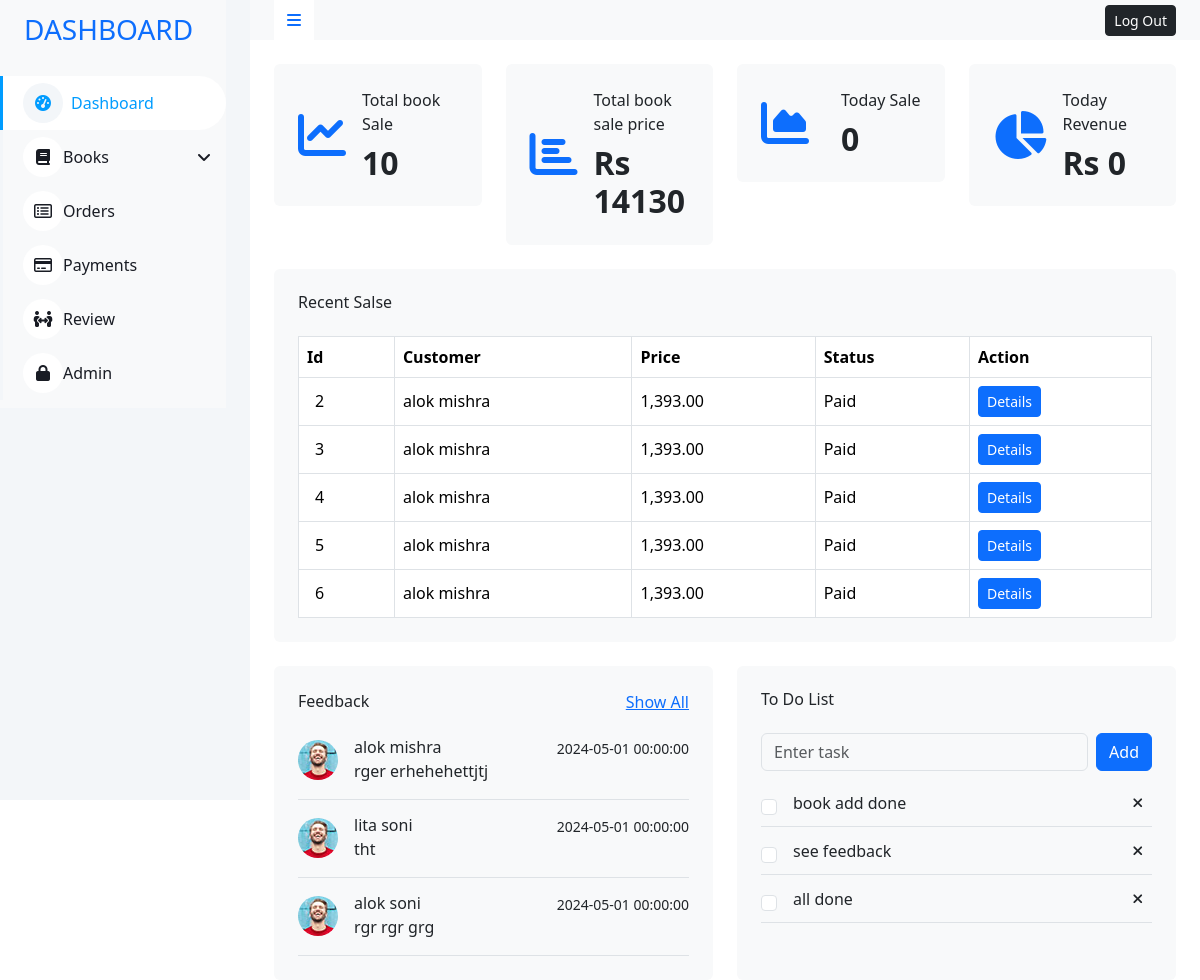
Page /admin/admin_dashboard.php (signed in) on the committed database.
### tables this page shows
CREATE TABLE `orders` (
  `o_id` int(255) NOT NULL,
  `quantity` int(255) NOT NULL,
  `total_price` varchar(255) NOT NULL,
  `c_id` int(255) NOT NULL,
  `order_bid` longtext NOT NULL CHECK (json_valid(`order_bid`)),
  `pay_id` int(255) NOT NULL,
  `ship_id` int(11) NOT NULL,
  `date` timestamp NOT NULL DEFAULT current_timestamp() ON UPDATE current_timestamp()
);

CREATE TABLE `payments` (
  `pay_id` int(255) NOT NULL,
  `status` int(11) NOT NULL,
  `c_id` int(11) NOT NULL,
  `date` timestamp NOT NULL DEFAULT current_timestamp() ON UPDATE current_timestamp()
);

CREATE TABLE `customers` (
  `c_id` int(255) NOT NULL,
  `name` varchar(255) NOT NULL,
  `phone` varchar(255) NOT NULL,
  `email` varchar(255) NOT NULL,
  `address` varchar(255) NOT NULL
);

CREATE TABLE `review` (
  `r_id` int(255) NOT NULL,
  `c_id` int(255) NOT NULL,
  `feedback` varchar(255) NOT NULL,
  `rating` varchar(5) NOT NULL,
  `time` datetime NOT NULL DEFAULT current_timestamp() ON UPDATE current_timestamp()
);

CREATE TABLE `task` (
  `t_id` int(11) NOT NULL,
  `task` varchar(255) NOT NULL
);

### db/function.php (called while the page is built, shortened)
<?php
function db_connect()
{
    $servername = "localhost";
    $username = "root";
    $password = "";
    $dbname = "onlinesell";
    $conn = new mysqli($servername, $username, $password, $dbname);
    return $conn;
}
function getdashboardPaymentDetails()
{
    $conn = db_connect();
    $sql = "SELECT py.pay_id as id , o.total_price as price , py.status as status , c.name as name, c.phone as phone, c.address as address
   FROM payments py
   JOIN customers c
   ON py.c_id = c.c_id
   JOIN orders o
   ON py.pay_id = o.pay_id
   LIMIT 5";
    $result = mysqli_query($conn, $sql);
    return $result;
}
function totalbookorder()
{
    $conn = db_connect();
    $sql = "SELECT COUNT(*) as count FROM orders";
    $count = mysqli_query($conn, $sql);
    return $count;
}
function totalbooksaleprice()
{
    $conn = db_connect();
    $sql = "SELECT total_price FROM orders";
    $result = mysqli_query($conn, $sql);
    $sumPrice = 0;
    if ($result) {
        while ($row = mysqli_fetch_assoc($result)) {
            $cleanedPrice = str_replace(',', '', $row['total_price']);
            $floatPrice = (float) $cleanedPrice;
            $sumPrice += $floatPrice;
        }
    }
    return $sumPrice;
}
function currentSale()
{
    $conn = db_connect();
    $currentDate = date("Y-m-d");
    $sql = "SELECT COUNT(*) AS count FROM orders WHERE DATE(date) = '$currentDate'";
    $result = mysqli_query($conn, $sql);
    $row = mysqli_fetch_assoc($result);
    $count = $row['count'];
    return $count;
}
function currentPriceSale()
{
    $conn = db_connect();
    $currentDate = date("Y-m-d");
    $sql = "SELECT total_price as currentprice FROM orders WHERE DATE(date) = '$currentDate'";
    $result = mysqli_query($conn, $sql);
    $sumPrice = 0;
    return $sumPrice;
}
function getAlldashboarReview()
{
    $conn = db_connect();
    $sql = "SELECT r.feedback as feedback, c.name as name, r.time as date
            FROM review r
            JOIN customers c
            ON r.c_id = c.c_id
            LIMIT 4";
    $result = mysqli_query($conn, $sql);
    return $result;
}
function dasboardTask()
{
    $conn = db_connect();
    $sql = "SELECT * from task";
    $result = mysqli_query($conn, $sql);
    return $result;
}

### admin/admin_dashboard.php (the view, shortened to what this page needs)
<?php
require_once("template/header.php");
require_once("../db/function.php");
$conn = db_connect();
if (!isset($_SESSION["admin"]) && $_SESSION["admin"] != "admin_open") {
    echo ' <div class="d-flex justify-content-center align-items-center" style="height:100vh">
    <div class="alert alert-danger d-flex flex-column  " role="alert">
      <p class="text-center">You not permited access this page.....</p>
      <a class="btn btn-danger text-center" href="./">Go Back >>>> </a>
   </div>
   </div>';
} else {
?>
    <section class="container-fluid position-relative bg-white d-flex p-0">
        <?php include("template/admin_sidebar.php") ?>
        <div class="content">
            <nav class="navbar navbar-expand bg-light navbar-light sticky-top px-4 py-0">
                <a href="#" class="sidebar-toggler flex-shrink-0 text-decoration-none">
                    <i class="fa fa-bars"></i>
                </a>
                <div class="navbar-nav align-items-center ms-auto">
                    <div class="nav-item dropdown">
                        <a href="logout.php">
                            <span class="btn btn-dark btn-sm d-none d-lg-inline-flex">Log Out</span>
                        </a>
                    </div>
                </div>
            </nav>
            <div class="container-fluid pt-4 px-4">
                <div class="row g-4">
                    <div class="col-sm-6 col-xl-3">
                        <div class="bg-light rounded d-flex align-items-center justify-content-between p-4">
                            <i class="fa fa-chart-line fa-3x text-primary"></i>
                            <div class="ms-3">
                                <p class="mb-2">Total book Sale</p>
                                <?php
                                $result = totalbookorder();
                                $row = mysqli_fetch_assoc($result);
                                $count = $row['count'];
                                ?>
                                <h2 class="mb-0 fw-bold"><?php echo $count; ?></h2>
                            </div>
                        </div>
                    </div>
                    <div class="col-sm-6 col-xl-3">
                        <div class="bg-light rounded d-flex align-items-center justify-content-between p-4">
                            <i class="fa fa-chart-bar fa-3x text-primary"></i>
                            <div class="ms-3">
                                <p class="mb-2">Total book sale price</p>
                                <?php
                                $tolprice = totalbooksaleprice();
                                ?>
                                <h2 class="mb-0 fw-bold"><span>Rs </span><span><?php echo $tolprice; ?></span></h2>
                            </div>
                        </div>
                    </div>
                    <div class="col-sm-6 col-xl-3">
                        <div class="bg-light rounded d-flex align-items-center justify-content-between p-4">
                            <i class="fa fa-chart-area fa-3x text-primary"></i>
                            <div class="ms-3">
                                <p class="mb-2">Today Sale</p>
                                <h2 class="mb-0 fw-bold">
                                    <span>
                                        <?php
                                        $caurrentsale = currentSale();
                                        echo $caurrentsale;
                                        ?>
                                    </span>
                                </h2>
                            </div>
                        </div>
                    </div>
                    <div class="col-sm-6 col-xl-3">
                        <div class="bg-light rounded d-flex align-items-center justify-content-between p-4">
                            <i class="fa fa-chart-pie fa-3x text-primary"></i>
                            <div class="ms-3">
                                <?php
                                $currtolprice = currentPriceSale();
                                ?>
                                <p class="mb-2">Today Revenue</p>
                                <h2 class="mb-0 fw-bold"><span>Rs </span><span><?php echo $currtolprice ?></span></h2>
                            </div>
                        </div>
                    </div>
                </div>
            </div>
            <div class="container-fluid pt-4 px-4">
                <div class="bg-light text-center rounded p-4">
                    <div class="d-flex align-items-center justify-content-between mb-4">
                        <h6 class="mb-0">Recent Salse</h6>
                    </div>
                    <div class="tab-contain">
                        <div class="table-responsive">
                            <table class="table text-start align-middle table-bordered table-hover mb-0">
                                <thead>
                                    <tr class="text-dark">
                                        <th scope="col">Id</th>
                                        <th scope="col">Customer</th>
                                        <th scope="col">Price</th>
                                        <th scope="col">Status</th>
                                        <th scope="col">Action</th>
                                    </tr>
                                </thead>
                                <tbody>
                                    <?php
                                    $result = getdashboardPaymentDetails();
                                    if ($result) {
                                        while ($row = mysqli_fetch_assoc($result)) {
                                            $id = $row['id'];
                                            $cname = $row['name'];
                                            $price = $row['price'];
                                            $status = $row['status'];
                                    ?>
                                            <tr>
                                                <td> <span class="mx-2"><?php echo $id ?></span></td>
                                                <td><?php echo $cname ?></td>
                                                <td> <?php echo $price ?></td>
                                                <td>
                                                    <?php echo $status == 1 ? "Paid" : "Pending" ?>
                                                </td>
                                                <td>
                                                    <form action="orders.php" method="POST">
                                                        <button class="btn btn-primary btn-sm" type="submit">Details</button>
                                                    </form>
                                                </td>
                                            </tr>
                                    <?php
                                        }
                                    } else {
                                        echo "Error: " . mysqli_error($conn);
                                    }
                                    ?>
                                </tbody>
                            </table>
                        </div>
                    </div>
                </div>
            </div>
            <div class="container-fluid pt-4 px-4">
                <div class="row g-4">
                    <div class="col-sm-12 col-md-6 col-xl-6">
                        <div class="h-100 bg-light rounded p-4">
                            <div class="d-flex align-items-center justify-content-between mb-2">
                                <h6 class="mb-0">Feedback</h6>
                                <a href="feedback.php">Show All</a>
                            </div>
                            <div class="feedback-contain">
                                <div class="feedback-responsive">
                                    <?php
                                    $result = getAlldashboarReview();
                                    if ($result) {
                                        while ($row = mysqli_fetch_assoc($result)) {
                                            $cname = $row['name'];
                                            $feedback = $row['feedback'];
                                            $date = $row['date'];
                                    ?>
                                            <div class="d-flex align-items-center border-bottom py-3">
                                                <img class="rounded-circle flex-shrink-0" src="img/user.jpg" alt="" style="width: 40px; height: 40px;">
                                                <div class="w-100 ms-3">
                                                    <div class="d-flex w-100 justify-content-between">
                                                        <h6 class="mb-0"><?php echo $cname; ?></h6>
                                                        <small><?php echo $date; ?></small>
                                                    </div>
                                                    <span><?php echo $feedback; ?></span>
                                                </div>
                                            </div>
                                    <?php
                                        }
                                    } else {
                                        echo "Error: " . mysqli_error($conn);
                                    }
                                    ?>
                                </div>
                            </div>
                        </div>
                    </div>
                    <div class="col-sm-12 col-md-6 col-xl-6">
                        <div class="h-100 bg-light rounded p-4">
                            <div class="d-flex align-items-center justify-content-between mb-4">
                                <h6 class="mb-0">To Do List</h6>
                            </div>
                            <form action="" method="POST">
                                <div class="d-flex mb-2">
                                    <input class="form-control bg-transparent" type="text" name="givetask" placeholder="Enter task">
                                    <button type="submit" class="btn btn-primary ms-2">Add</button>
                                </div>
                            </form>
                            <div class="overflow-y-auto givehightadmindash">
                                <?php
                                $result = dasboardTask();
                                if ($result) {
                                    while ($row = mysqli_fetch_assoc($result)) {
                                        $task = $row['task'];
                                        $id = $row['t_id'];
                                ?>
                                        <div class="d-flex align-items-center border-bottom py-2 alltakeConatine">
                                            <input class="form-check-input mt-2 completeTask" type="checkbox" value="<?php echo $id; ?>">
                                            <div class="w-100 ms-3">
                                                <div class="d-flex w-100 align-items-center justify-content-between">
                                                    <span class="getthenewid"><?php echo $task; ?></span>
                                                    <form action="admin_dashboard.php" method="POST">
                                                        <button type="submit" name="removeTaskFromList" class="btn btn-sm"><i class="fa fa-times"></i></button>
                                                    </form>
                                                </div>
                                            </div>
                                        </div>
                                <?php
                                    }
                                }
                                ?>
                            </div>
                        </div>
                    </div>
                </div>
            </div>
    </section>
<?php
}
require_once("template/footer.php");
?>

### admin/css/style.css (style rules this page uses)
:root { --primary: #009CFF; --light: #F3F6F9; --dark: #191C24; }
.btn { transition: .5s; }
.btn.btn-primary { color: #FFFFFF; }
.content { margin-left: 250px; min-height: 100vh; background: #FFFFFF; transition: 0.5s; }
.content .navbar .sidebar-toggler, .content .navbar .navbar-nav .nav-link i { width: 40px; height: 40px; display: inline-flex; align-items: center; justify-content: center; background: #FFFFFF; }
.givehightadmindash { height: 150px; }

### admin/css/responsive.css (style rules this page uses)
@media (min-width: 992px) { .content { width: 100%; } }

### rows in the picture
orders: pay.pay_id "2", c.name "alok mishra", total_price "1,393.00"
orders: pay.pay_id "3", c.name "alok mishra", total_price "1,393.00"
orders: pay.pay_id "4", c.name "alok mishra", total_price "1,393.00"
orders: pay.pay_id "5", c.name "alok mishra", total_price "1,393.00"
orders: pay.pay_id "6", c.name "alok mishra", total_price "1,393.00"
review: c.name "alok mishra", time "2024-05-01 00:00:00", feedback "rger erhehehettjtj"
review: c.name "lita soni", time "2024-05-01 00:00:00", feedback "tht"
review: c.name "alok soni", time "2024-05-01 00:00:00", feedback "rgr rgr grg"
task: task "book add done"
task: task "see feedback"
task: task "all done"

### other values in the picture
$count "10"
$tolprice "14130"
$caurrentsale "0"
$currtolprice "0"
